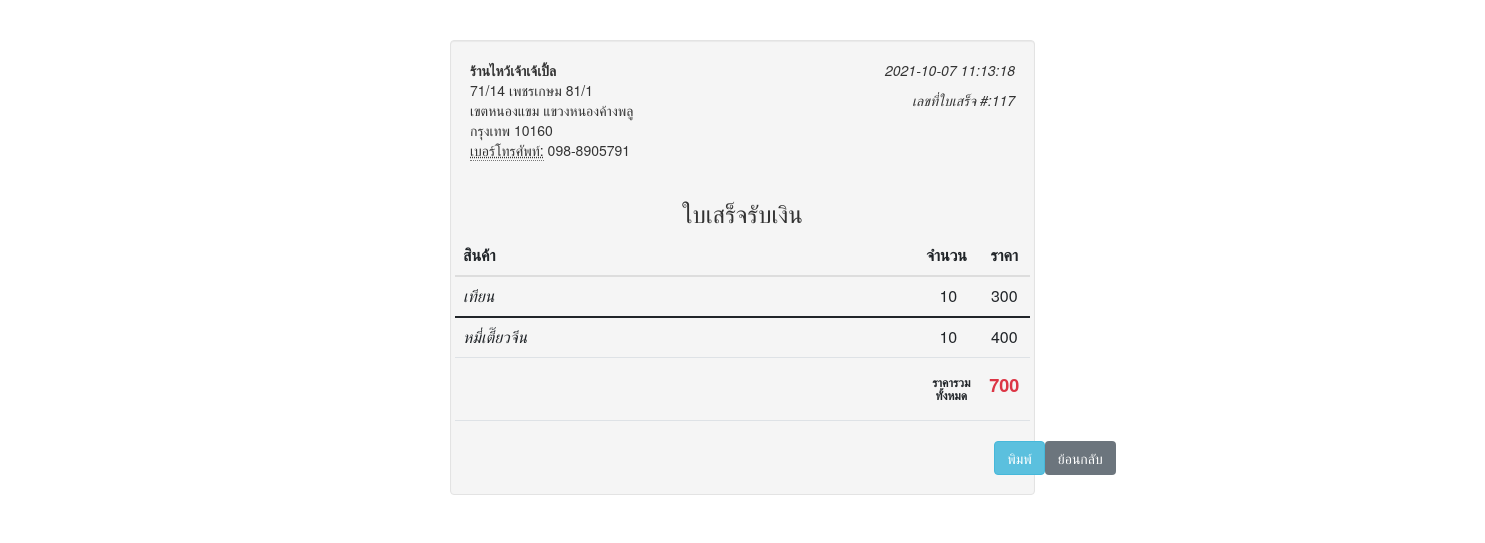
Page /receipt.php?id=117 on the committed database.
### tables this page shows
CREATE TABLE `bill` (
  `bill_ID` int(10) NOT NULL,
  `date` datetime NOT NULL,
  `total` int(255) NOT NULL
);

CREATE TABLE `report` (
  `reportID` int(10) NOT NULL,
  `productID` int(10) NOT NULL,
  `productname` varchar(255) NOT NULL,
  `productcategory` varchar(255) NOT NULL,
  `date` datetime NOT NULL,
  `stat` varchar(255) NOT NULL,
  `qty` int(255) NOT NULL,
  `pricetotal` int(255) NOT NULL
);

### receipt.php (the view, shortened to what this page needs)
<?php require("connect.php");   ?>
<html>
<head>
<link href="https://cdn.jsdelivr.net/npm/bootstrap@5.1.1/dist/css/bootstrap.min.css" rel="stylesheet">
</head>
<body>
<?php
$id=$_GET["id"];
$sql = "SELECT bill.bill_ID, report.productname, report.qty,report.date,report.pricetotal,bill.total
FROM report
INNER JOIN bill ON bill.date=report.date WHERE bill_ID=$id";
$result = mysqli_query($conn,$sql);
$sql2 = "SELECT*
FROM bill
WHERE bill_ID = $id";
$result1 = mysqli_query($conn,$sql2);
 $rowtotal = mysqli_fetch_assoc($result1)
 ?>
<br>
<br>
<div class="container">
    <div class="row">
        <div class="well col-xs-10 col-sm-10 col-md-6 col-xs-offset-1 col-sm-offset-1 col-md-offset-3">
            <div class="row">
                <div class="col-xs-6 col-sm-6 col-md-6">
                    <address>
                        <strong>ร้านไหว้เจ้าเจ้เปิ้ล</strong>
                        <br>
                        71/14 เพชรเกษม 81/1
                        <br>
                        เขตหนองแขม แขวงหนองค้างพลู
                        <br>
                        กรุงเทพ 10160
                        <br>
                        <abbr title="Phone">เบอร์โทรศัพท์:</abbr> 098-8905791
                    </address>
                </div>
                <div class="col-xs-6 col-sm-6 col-md-6 text-right">
                    <p>
                        <em><?php echo $rowtotal["date"] ?></em>
                    </p>
                    <p>
                        <em>เลขที่ใบเสร็จ #:<?php echo $rowtotal["bill_ID"] ?></em>
                    </p>
                </div>
            </div>
            <div class="row">
                <div class="text-center">
                    <h3>ใบเสร็จรับเงิน</h3>
                </div>
<table class="table table-hover">
                    <thead>
                        <tr>
          <th>สินค้า</th>
                            <th>จำนวน</th>
                            <th class="text-center">ราคา</th>
                        </tr>
                    </thead>
<?php
while ($dataResult = mysqli_fetch_assoc($result)) {
?>
<tbody>
                        <tr>
                            <td class="col-md-9"><em><?php echo $dataResult["productname"];?></em></h4></td>
                            <td class="col-md-1" style="text-align: center"><?php echo $dataResult["qty"];?> </td>
                            <td class="col-md-1 text-center"><?php echo $dataResult["pricetotal"];?></td>
                        </tr>
<?php } ?>
<td></td>
<td class="text-right"><h6><strong>ราคารวมทั้งหมด </strong></h6></td>
    <td class="text-center text-danger"><h4><strong><?php echo $rowtotal["total"]?></strong></h4></td>
</table>
</div>
<div id="non-printable">
<div class="container">
  <div class="center">
<input type="button" class="btn btn-info" value="พิมพ์" onclick="window.print()">
<a href = "bill.php" class="btn btn-Secondary">ย้อนกลับ</button></a>
</div>
</div>
</div>
</body>
</html>
<link href="//netdna.bootstrapcdn.com/bootstrap/3.0.0/css/bootstrap.min.css" rel="stylesheet" id="bootstrap-css">

### receipt.php (style rules this page uses)
.center { display: flex; justify-content: center; align-items: center; }
body { margin-top: 20px; }

### rows in the picture
bill: date "2021-10-07 11:13:18", bill_ID "117", total "700"
report: productname "เทียน", qty "10", pricetotal "300"
report: productname "หมี่เตี๊ยวจีน", qty "10", pricetotal "400"
